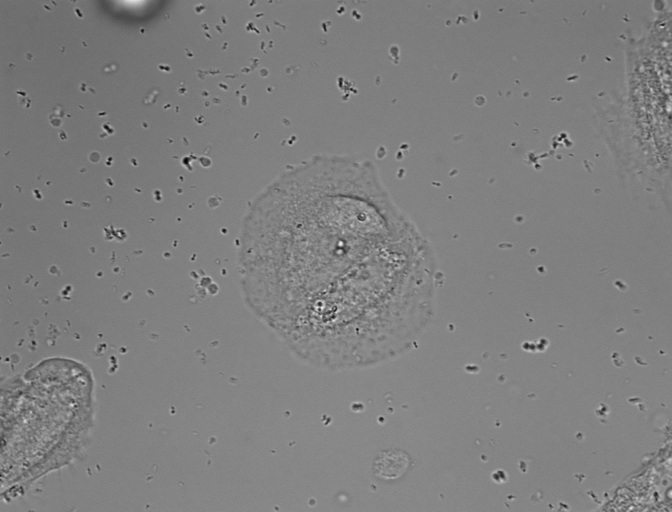
%> input picture BVSMCs_p11_Fn_6p7kPa1_w2Brightfield Widefield_s11_t1.TIF, 1344 x 1024 px (shown at 1/2 size); its folder holds 4 pictures in this run
$ octave registration.m   (GNU Octave 9; MATLAB toolbox functions it lacks are replaced by stand-ins)
%> lines starting %> are read from the running program, lines starting %| are printed output that depends on the picture
% function: eliminate the image drift for fluorescent dot images
% MAKE SURE TO NAME IMAGES SO THAT THEY HAVE SUFFIXES AS "01, 02...10, 11..."
% 2023/5/4 - Weiyuan Fan

clear all
close all
clc

nimages = 17; % number of good images

imagefiles = dir('*.tif');
nfiles = length(imagefiles);    % Number of files found
crop = 50;
for i=1:nimages
   currentfilename = imagefiles(i).name;
   currentimage = imread(currentfilename);
%> currentimage is the input picture: size 1024x1344 uint16; min 695, max 2383, mean 1537.2
   currentimage1 = double(imread(currentfilename));
%> currentimage1: size 1024x1344 double; min 695, max 2383, mean 1537.2; mean of the top-left, top-right, bottom-left and bottom-right quarters 1496.9, 1533.2, 1550.5, 1568.2
   currentimage_top = currentimage1(:,size(currentimage,2)-100:size(currentimage,2));
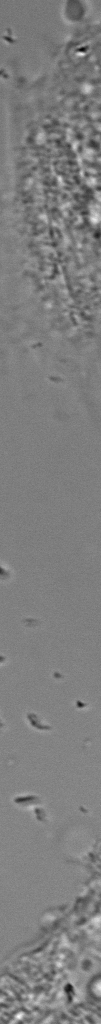
%> currentimage_top: size 1024x101 double; min 814, max 2272, mean 1537.2; drawn with min black and max white
   currentimage_bottom = currentimage1(:,1:100);
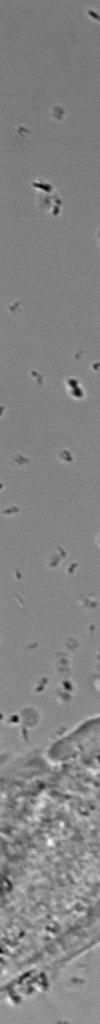
%> currentimage_bottom: size 1024x100 double; min 788, max 2135, mean 1485.6; drawn with min black and max white
   currentimage_left = currentimage1(1:100,:);
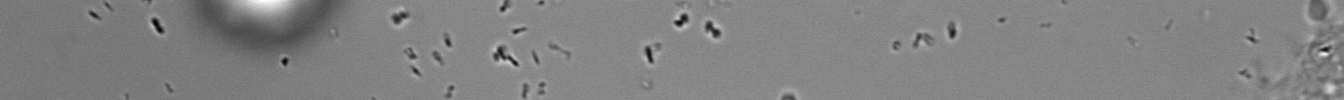
%> currentimage_left: size 100x1344 double; min 747, max 2200, mean 1486.5; drawn with min black and max white
   currentimage_right = currentimage1(size(currentimage,1)-100:size(currentimage,1),:);
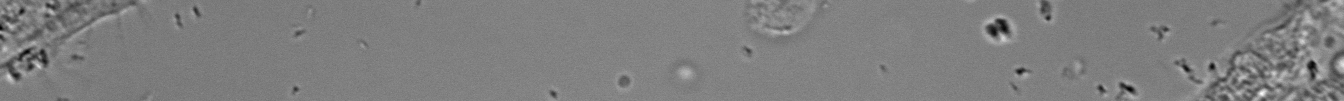
%> currentimage_right: size 101x1344 double; min 874, max 2272, mean 1569.9; drawn with min black and max white
   average_top = mean(currentimage_top(:));
%> average_top = 1537.2
   average_bottom = mean(currentimage_bottom(:));
%> average_bottom = 1485.6
   average_left = mean(currentimage_left(:));
%> average_left = 1486.5
   average_right = mean(currentimage_right(:));
%> average_right = 1569.9
   rand_top = (average_top-2)+4*rand(crop,size(currentimage,2)+2*crop);
   rand_bottom = (average_bottom-2)+4*rand(crop,size(currentimage,2)+2*crop);
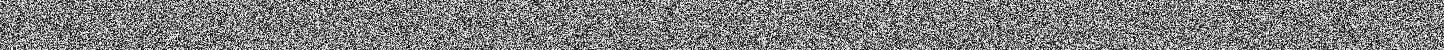
%> rand_bottom: size 50x1444 double; min 1483.6, max 1487.6, mean 1485.6; drawn with min black and max white
   rand_left = (average_left-2)+4*rand(size(currentimage,1),crop);
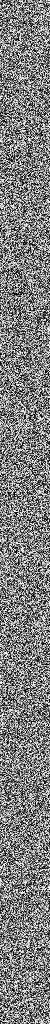
%> rand_left: size 1024x50 double; min 1484.5, max 1488.5, mean 1486.5; drawn with min black and max white
   rand_right = (average_right-2)+4*rand(size(currentimage,1),crop);
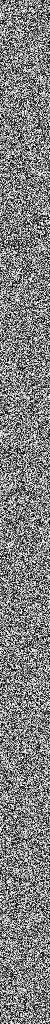
%> rand_right: size 1024x50 double; min 1567.9, max 1571.9, mean 1569.9; drawn with min black and max white
   images{i} = currentimage;
   images_f{i} = double(filter2(ones(7,7)/49,currentimage));
   images_crop{i} = [rand_top;rand_left,currentimage,rand_right;rand_bottom];
end
%> pass 2 of the loop `for i=1:nimages`:
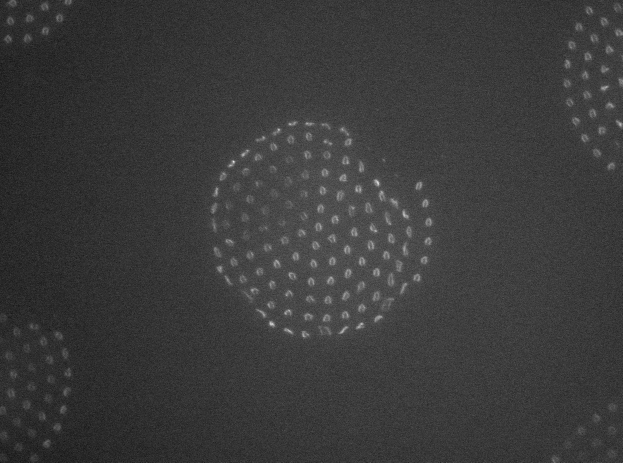
%> input picture Noshift01.tif, 1245 x 925 px (shown at 1/2 size)
%> currentimage is the input picture: size 925x1245 uint16; min 202, max 356, mean 237.8
%> currentimage1: size 925x1245 double
%> currentimage_top: size 925x101 double
%> `currentimage_bottom = currentimage1(:,1:100);`:
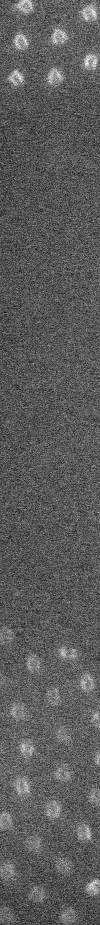
%> currentimage_bottom: size 925x100 double; min 202, max 277, mean 229.1; drawn with min black and max white
%> currentimage_left: size 100x1245 double
%> `currentimage_right = currentimage1(size(currentimage,1)-100:size(curre..`:
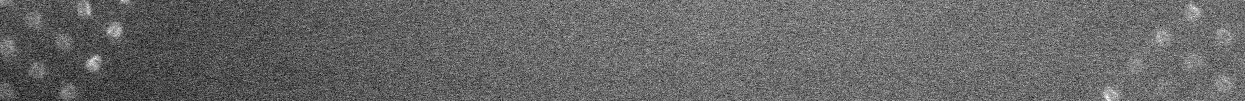
%> currentimage_right: size 101x1245 double; min 206, max 275, mean 233.8; drawn with min black and max white
%> average_top = 239
%> average_bottom = 229.1
%> average_left = 235.1
%> average_right = 233.8
%> rand_top: size 50x1345 double
%> rand_bottom: size 50x1345 double
%> rand_left: size 925x50 double
%> rand_right: size 925x50 double
%> pass 3 of the loop `for i=1:nimages`:
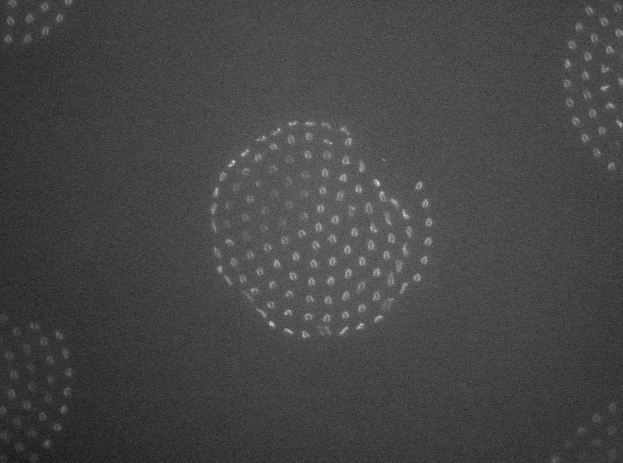
%> input picture Noshift02.tif, 1245 x 925 px (shown at 1/2 size)
%> currentimage is the input picture: size 925x1245 uint16; min 243, max 398, mean 285.6
%> `currentimage_right = currentimage1(size(currentimage,1)-100:size(curre..`:
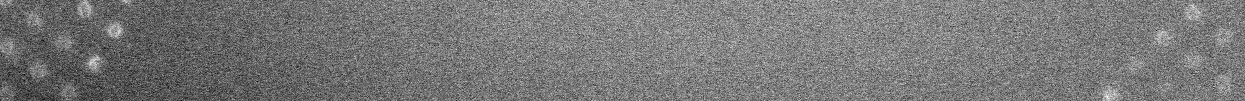
%> currentimage_right: size 101x1245 double; min 243, max 315, mean 276.8; drawn with min black and max white
%> average_top = 284.3
%> average_bottom = 275.3
%> average_left = 286.1
%> average_right = 276.8
%> `rand_right = (average_right-2)+4*rand(size(currentimage,1),crop);`:
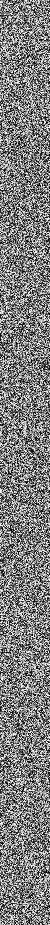
%> rand_right: size 925x50 double; min 274.8, max 278.8, mean 276.8; drawn with min black and max white
%> (the run ends here)
